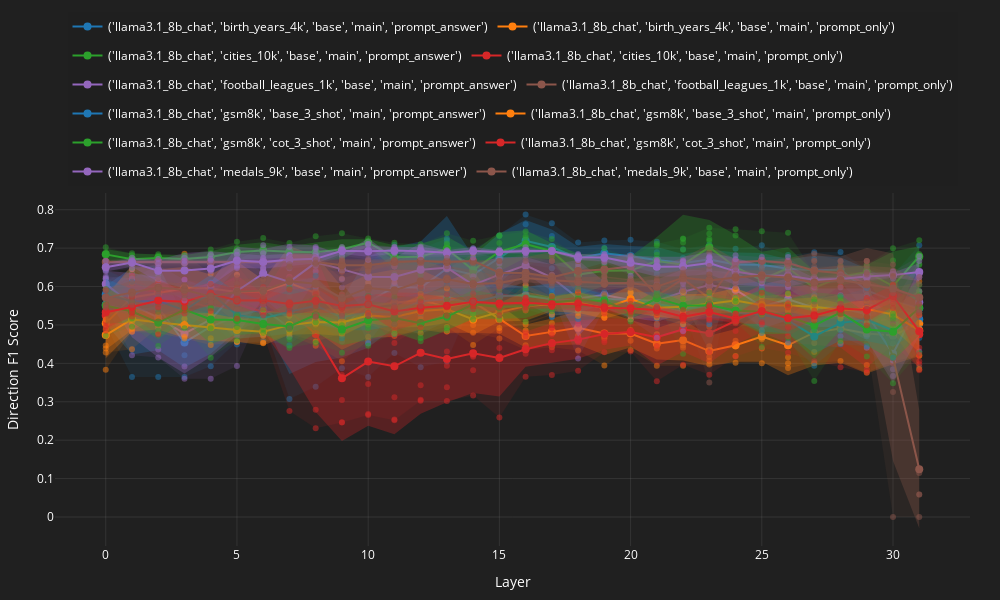
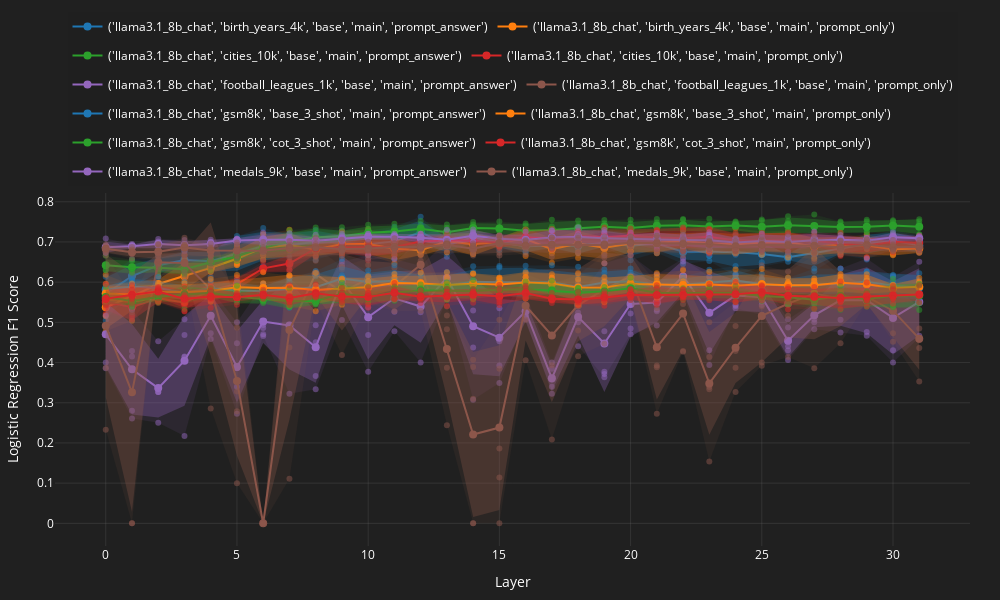

The notebook cell saved with these charts, in order:
### Code cell
for classifier in ["direction", "logistic_regression"]:
    # for metric in ["f1_score", "accuracy_score", "precision_score", "recall_score"]:
    for metric in ["f1_score"]:
        plot_dict = {}
        for conf, res_df_ in res_df.groupby(["model_id", "test_dataset_id", "prompt_id", "subset_id", "input_type"]):
            # if conf[4] != "prompt_only":
            #     continue
            
            print(f"{conf=}")
            res_df_pivot = pd.pivot(
                res_df_.drop(columns=["model_id", "test_dataset_id", "prompt_id", "subset_id", "input_type"]),
                index='layer',
                columns='fold',
                # values=['direction_f1_score', 'logistic_regression_f1_score']  # add all metrics you want to keep
            )
            # for classifier in ["direction", "logistic_regression"]:
            #     for metric in ["f1_score", "accuracy_score", "precision_score", "recall_score"]:
            plot_dict[str(conf)] = res_df_pivot[[f"{classifier}_{metric}"]]

        plot_interactive_lineplot(
            plot_dict,
            x_label="Layer",
            y_label=f"{classifier}_{metric}".replace("_", " ").title(),
            save_path=f"./classification_data/figures/res_df_llama31_8B_4_memory_datasets_combined_train_sets_{classifier}_{metric}.html"
        ).show()
